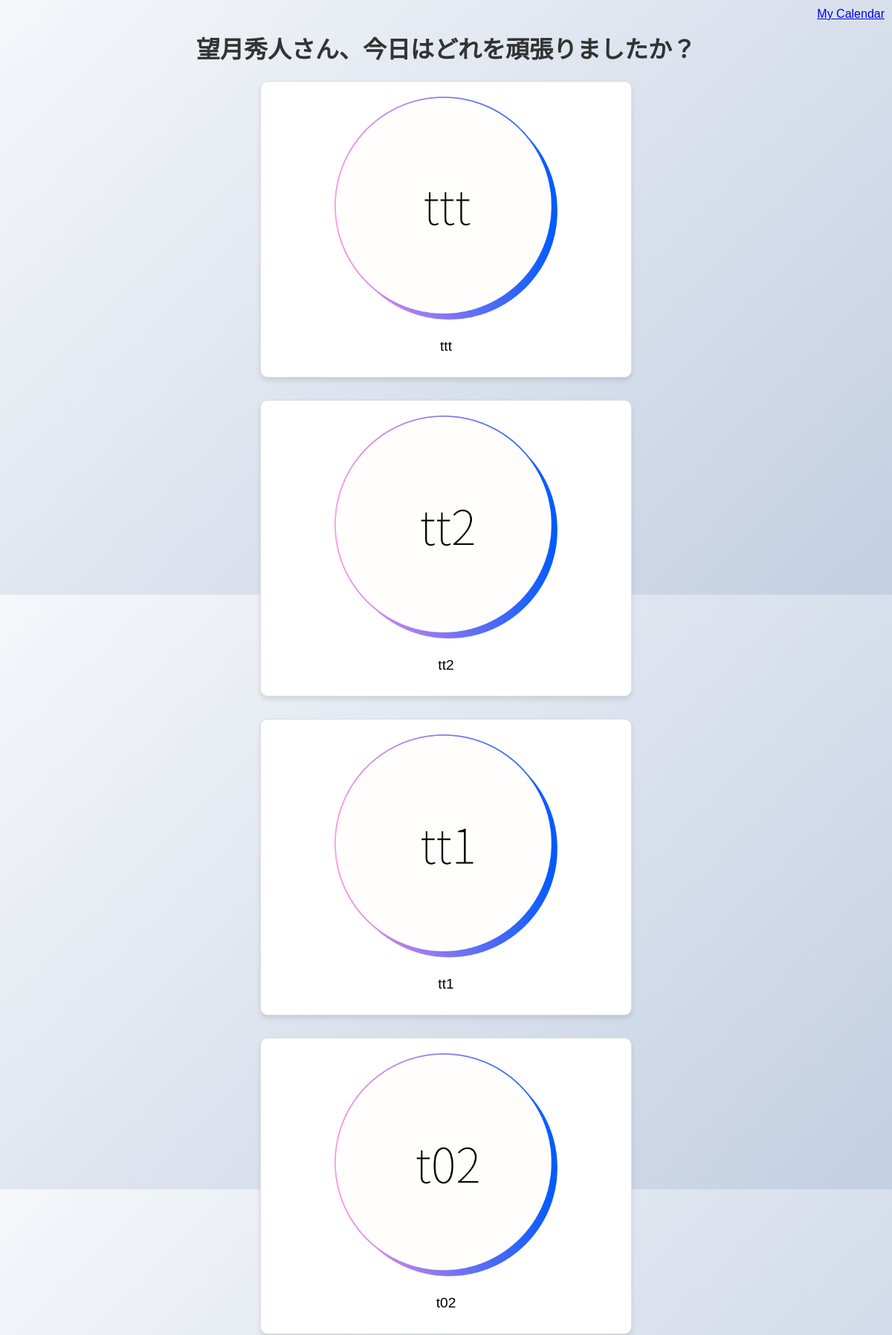
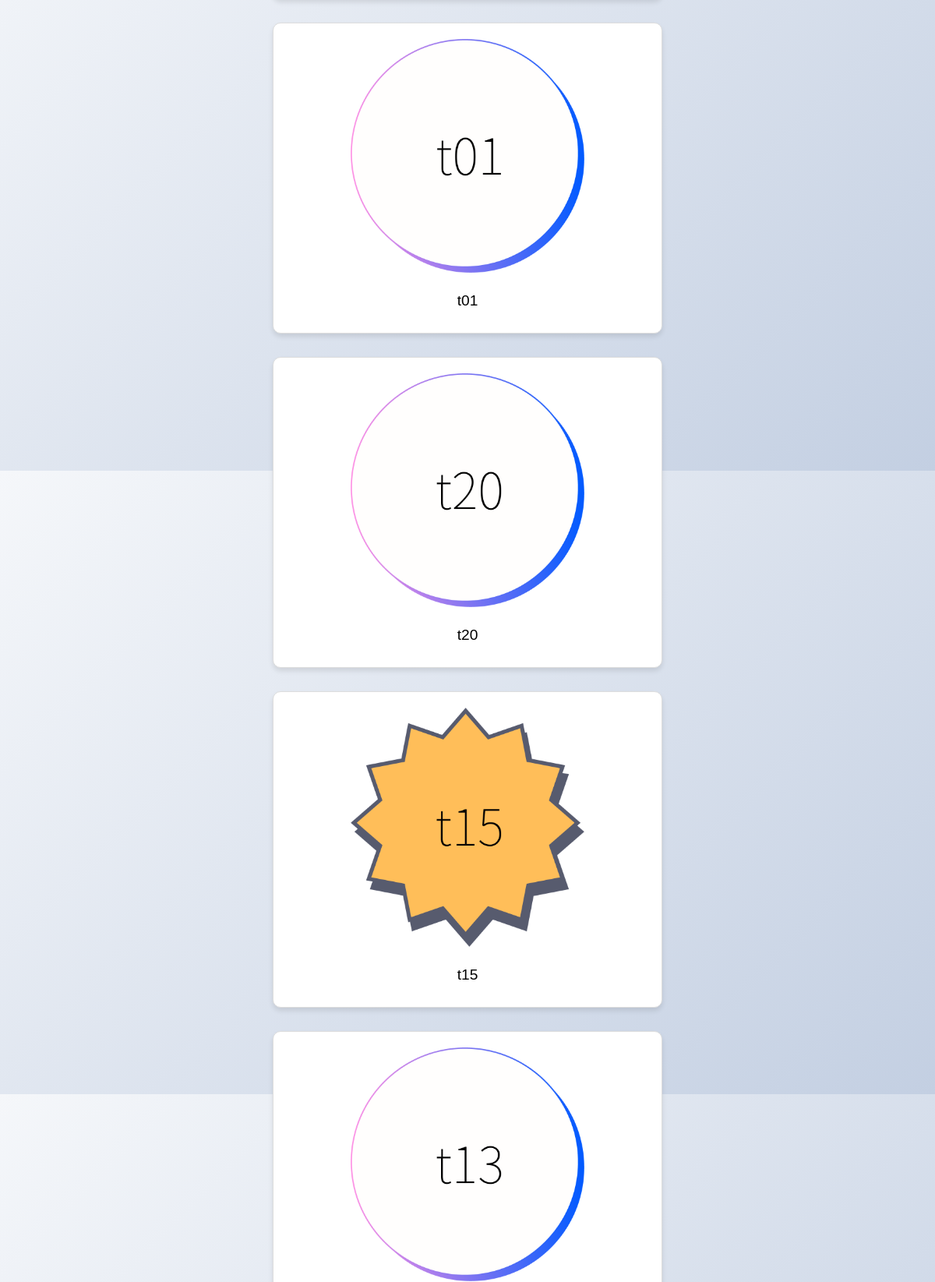
Page /stamp-usage/index.php (signed in, upper part) on the committed database (2 pictures, top to bottom).
### tables this page shows
CREATE TABLE `users` (
  `id` int(11) UNSIGNED NOT NULL,
  `name` varchar(100) NOT NULL,
  `kana` varchar(100) NOT NULL,
  `nickname` varchar(100) DEFAULT NULL,
  `age` int(3) NOT NULL,
  `gender` enum('male','female','other') NOT NULL,
  `address` text NOT NULL,
  `email` varchar(100) NOT NULL,
  `phone` varchar(20) NOT NULL,
  `password` varchar(255) NOT NULL,
  `created_at` timestamp NOT NULL DEFAULT current_timestamp()
);

CREATE TABLE `stamps` (
  `id` int(11) NOT NULL,
  `hobby` varchar(255) NOT NULL,
  `shape` varchar(50) NOT NULL,
  `font` varchar(50) NOT NULL,
  `image_path` varchar(255) NOT NULL,
  `created_at` timestamp NOT NULL DEFAULT current_timestamp(),
  `user_id` int(11) DEFAULT NULL,
  `status` enum('draft','registered') DEFAULT 'draft'
);

### includes/database_functions.php (called while the page is built, shortened)
<?php
function get_user_by_id($conn, $user_id) {
    $sql = "SELECT * FROM users WHERE id = ?";
    $stmt = $conn->prepare($sql);
    $stmt->bind_param("i", $user_id);
    $stmt->execute();
    $result = $stmt->get_result();
    return $result->fetch_assoc();
}
function get_user_stamps($conn, $user_id) {
    $sql = "SELECT * FROM stamps WHERE user_id = ?";
    $stmt = $conn->prepare($sql);
    $stmt->bind_param("i", $user_id);
    $stmt->execute();
    $result = $stmt->get_result();
    return $result->fetch_all(MYSQLI_ASSOC);
}
?>

### stamp-usage/index.php (the view, shortened to what this page needs)
<?php
require_once '../includes/db_connection.php';
require_once '../includes/database_functions.php';
$user_id = $_SESSION['user_id'];
$user = get_user_by_id($conn, $user_id);
$stamps = get_user_stamps($conn, $user_id);
$new_stamp_id = null;
?>
<!DOCTYPE html>
<html lang="ja">
<head>
    <link rel="stylesheet" href="styles.css">
</head>
<body>
    <div class="header-right">
        <a href="../my-calendar/index.php">My Calendar</a>
    </div>
    <h1><?php echo htmlspecialchars($user['name']); ?>さん、今日はどれを頑張りましたか？</h1>
    <div id="stamps-container">
        <?php
        $stamps = array_reverse($stamps);
        foreach ($stamps as $stamp):
        ?>
            <div class="stamp <?php echo ($stamp['id'] == $new_stamp_id) ? 'new-stamp' : ''; ?>" data-stamp-id="<?php echo $stamp['id']; ?>">
                <img src="<?php echo htmlspecialchars('/lesson-management-system' . $stamp['image_path']); ?>" alt="<?php echo htmlspecialchars($stamp['hobby']); ?>">
                <div class="stamp-info">
                    <p><?php echo htmlspecialchars($stamp['hobby']); ?></p>
                </div>
            </div>
        <?php endforeach; ?>
    </div>
</body>
</html>

### stamp-usage/styles.css (style rules this page uses)
body { display: flex; flex-direction: column; align-items: center; font-family: Arial, sans-serif; max-width: 800px; margin: 0 auto; padding: 20px; background: linear-gradient(135deg, #f5f7fa 0%, #c3cfe2 100%); min-height: 100vh; }
h1 { text-align: center; color: #333; }
#stamps-container { display: flex; flex-direction: column; align-items: center; gap: 30px; width: 100%; }
.stamp { display: flex; flex-direction: column; align-items: center; border: 1px solid #ddd; padding: 20px; box-sizing: border-box; width: 100%; max-width: 500px; background-color: white; border-radius: 10px; box-shadow: 0 4px 6px rgba(0, 0, 0, 0.1); transition: transform 0.3s, box-shadow 0.3s; cursor: pointer; }
.stamp img { width: 105%; height: auto; max-width: 300px; margin-bottom: 15px; }
.stamp-info { text-align: center; width: 100%; }
.stamp p { margin: 10px 0; font-size: 1.2em; }
.header-right { position: absolute; top: 10px; right: 10px; }

### rows in the picture
users: name "望月秀人"
stamps: image_path (picture), hobby "ttt"
stamps: image_path (picture), hobby "tt2"
stamps: image_path (picture), hobby "tt1"
stamps: image_path (picture), hobby "t02"
stamps: image_path (picture), hobby "t01"
stamps: image_path (picture), hobby "t20"
stamps: image_path (picture), hobby "t15"
stamps: image_path (picture)
